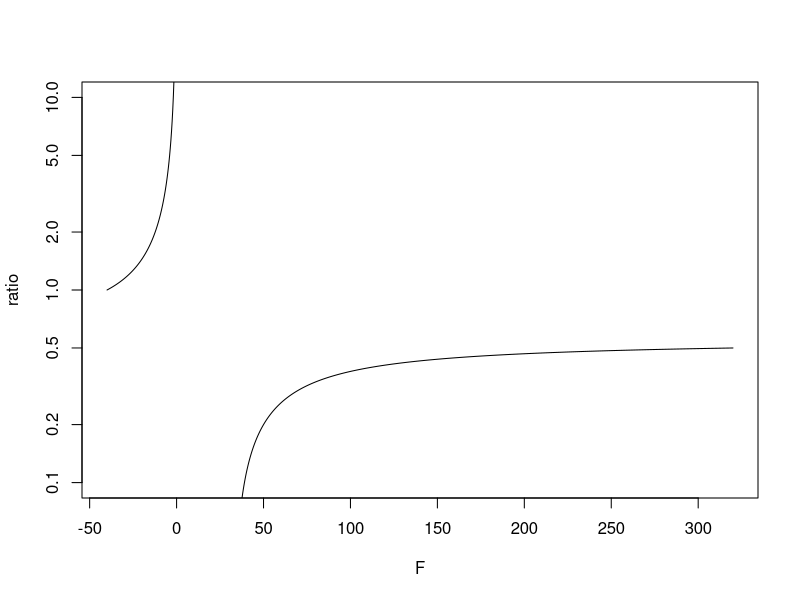

Write R code to recreate this figure.
C <- seq(-40, 160, length.out=1001)
F <- 9/5*C + 32
ratio <- C/F
plot(
	F, ratio
	## , xlim=c(-10, 110)
	, log="y", ylim=c(0.1, 10)
	, type = "l"
)

data.frame(
	C=C, F=F, ratio=ratio
)


